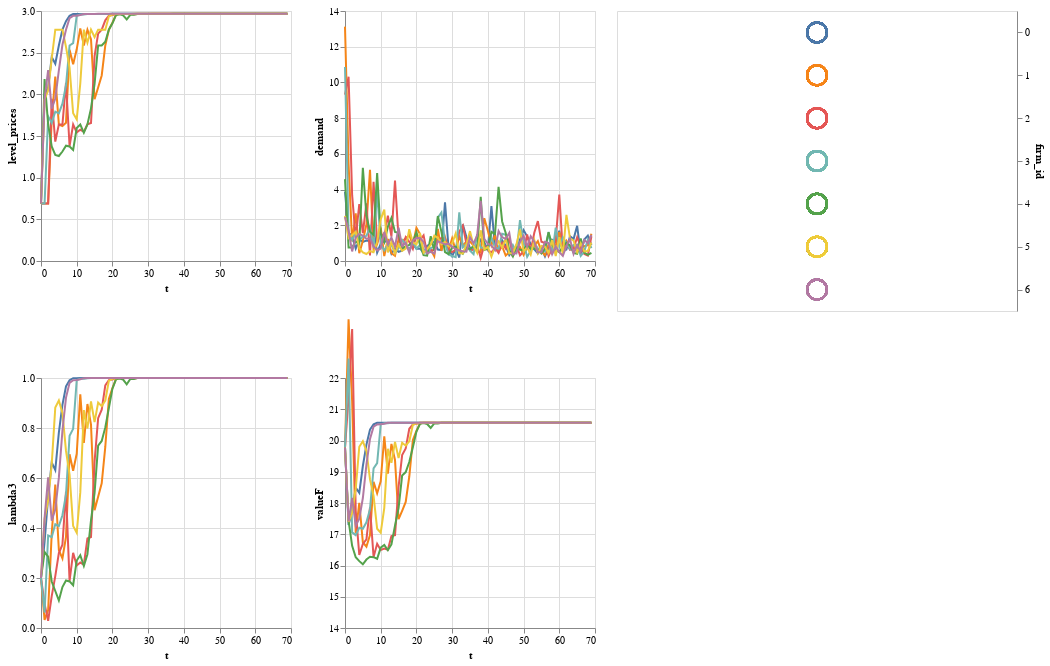

The notebook cell saved with this chart:
### Code cell
all_firms['demand'] = np.e**(all_firms['log_dmd'])
selector = alt.selection_single(empty='all', fields=['firm_id'], on='mouseover')

base = alt.Chart(all_firms).properties(
    width=250,
    height=250
).add_selection(selector).transform_filter(
    selector
)

color_timeseries = alt.Color('firm_id:N', legend=None)

#alt.Y('level_prices', scale=alt.Scale(domain=(0, 3.5)))
timeseries1 = base.mark_line(strokeWidth=2).encode(
    x='t',
    y=alt.Y('level_prices'),
    color=color_timeseries
)

timeseries2 = base.mark_line(strokeWidth=2).encode(
    x='t',
    y=alt.Y('demand'),
    color=color_timeseries 
)

timeseries3 = base.mark_line(strokeWidth=2).encode(
    x='t',
    y=alt.Y('lambda3'),
    color=color_timeseries 
)

timeseries4 = base.mark_line(strokeWidth=2).encode(
    x='t',
    y=alt.Y('valueF', scale=alt.Scale(domain=(14, 22))),
    color=color_timeseries 
)


color = alt.condition(selector,
                      alt.Color('firm_id:N', legend=None, ),
                      alt.value('lightgray'))


legend = alt.Chart(all_firms).mark_point(size=400).encode(
    y=alt.Y('firm_id:N', axis=alt.Axis(orient='right')),
    color=color
).add_selection(
    selector
)


(timeseries1 | timeseries2) & (timeseries3 | timeseries4) | legend

### Figure 1 — Vega-Lite specification as saved in the notebook (floating-point values rounded to 4 significant figures; data arrays with more than 128 entries replaced by an {"elided": "..."} marker saying what was removed)
{"$schema": "https://vega.github.io/schema/vega-lite/v2.6.0.json", "config": {"view": {"height": 300, "width": 400}}, "datasets": {"data-88ed55457eaa418538728d64222873ad": {"elided": "490 records"}}, "hconcat": [{"vconcat": [{"hconcat": [{"data": {"name": "data-88ed55457eaa418538728d64222873ad"}, "encoding": {"color": {"field": "firm_id", "legend": null, "type": "nominal"}, "x": {"field": "t", "type": "quantitative"}, "y": {"field": "level_prices", "type": "quantitative"}}, "height": 250, "mark": {"strokeWidth": 2, "type": "line"}, "selection": {"selector028": {"empty": "all", "fields": ["firm_id"], "on": "mouseover", "resolve": "global", "type": "single"}}, "transform": [{"filter": {"selection": "selector028"}}], "width": 250}, {"data": {"name": "data-88ed55457eaa418538728d64222873ad"}, "encoding": {"color": {"field": "firm_id", "legend": null, "type": "nominal"}, "x": {"field": "t", "type": "quantitative"}, "y": {"field": "demand", "type": "quantitative"}}, "height": 250, "mark": {"strokeWidth": 2, "type": "line"}, "selection": {"selector028": {"empty": "all", "fields": ["firm_id"], "on": "mouseover", "resolve": "global", "type": "single"}}, "transform": [{"filter": {"selection": "selector028"}}], "width": 250}]}, {"hconcat": [{"data": {"name": "data-88ed55457eaa418538728d64222873ad"}, "encoding": {"color": {"field": "firm_id", "legend": null, "type": "nominal"}, "x": {"field": "t", "type": "quantitative"}, "y": {"field": "lambda3", "type": "quantitative"}}, "height": 250, "mark": {"strokeWidth": 2, "type": "line"}, "selection": {"selector028": {"empty": "all", "fields": ["firm_id"], "on": "mouseover", "resolve": "global", "type": "single"}}, "transform": [{"filter": {"selection": "selector028"}}], "width": 250}, {"data": {"name": "data-88ed55457eaa418538728d64222873ad"}, "encoding": {"color": {"field": "firm_id", "legend": null, "type": "nominal"}, "x": {"field": "t", "type": "quantitative"}, "y": {"field": "valueF", "scale": {"domain": [14, 22]}, "type": "quantitative"}}, "height": 250, "mark": {"strokeWidth": 2, "type": "line"}, "selection": {"selector028": {"empty": "all", "fields": ["firm_id"], "on": "mouseover", "resolve": "global", "type": "single"}}, "transform": [{"filter": {"selection": "selector028"}}], "width": 250}]}]}, {"data": {"name": "data-88ed55457eaa418538728d64222873ad"}, "encoding": {"color": {"condition": {"field": "firm_id", "legend": null, "selection": "selector028", "type": "nominal"}, "value": "lightgray"}, "y": {"axis": {"orient": "right"}, "field": "firm_id", "type": "nominal"}}, "mark": {"size": 400, "type": "point"}, "selection": {"selector028": {"empty": "all", "fields": ["firm_id"], "on": "mouseover", "resolve": "global", "type": "single"}}}]}
